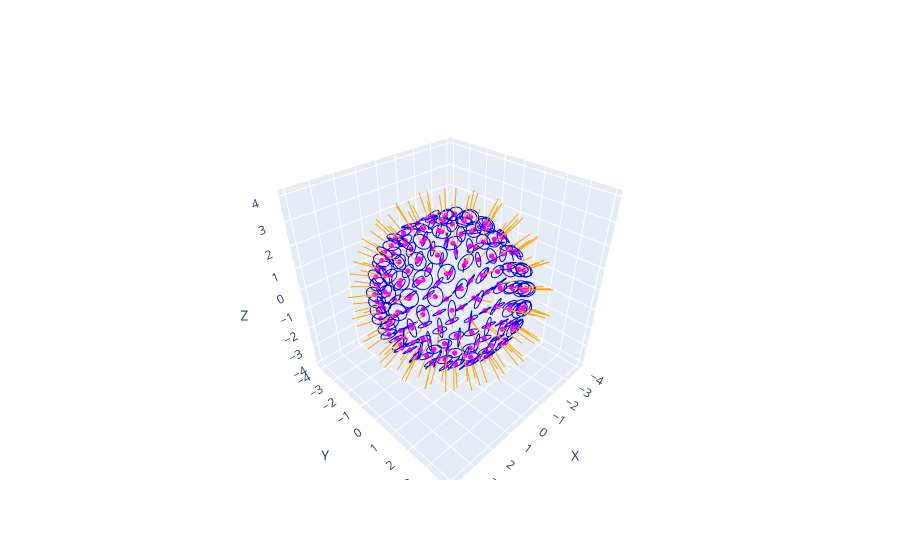

Notebook cell for this chart:
### Code cell
for point, rayon, normal in zip(points, rayons, normals):
    add_circle(point, rayon, normal, fig)

fig.update_layout(scene=dict(xaxis=dict(title="X"),
                             yaxis=dict(title="Y"),
                             zaxis=dict(title="Z")),
                  showlegend=False)

fig.show()
